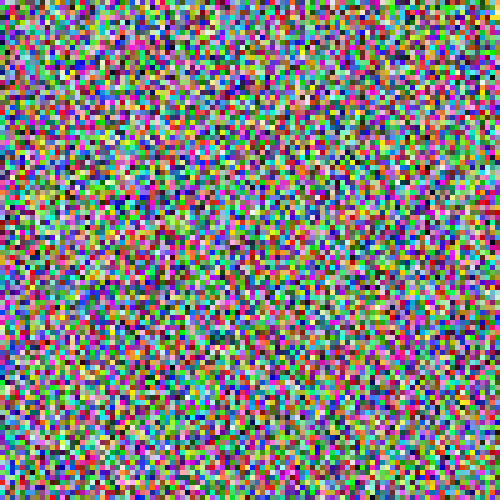
Frame 1 (no input)
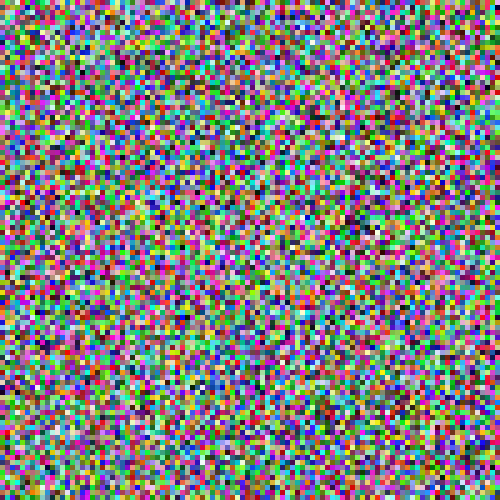
Frame 60 (the mouse pressed at the canvas centre just before this capture)
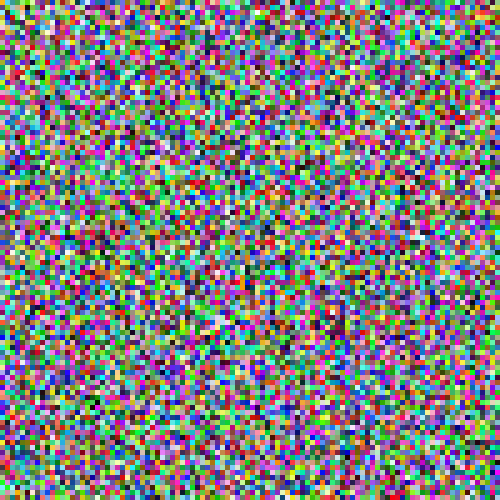
Frame 120 (the mouse held since frame 60 and released just before this capture)

The Processing sketch that drew these frames (run headless with seeded random() and noise(); from frame 60 on, the mouse is pressed at the canvas centre):

// Processing sketch: while_for_loop_example
// ── while_for_loop_example.pde
//int x = 0; this was for the while loop
int size = 5;
void setup() {
  size(500, 500);
  background(255);
}
void draw() {
  noStroke();
  //while (x < width/2) {
  //  line(x, 0, x, height/2);
  //  x = x + 10;
  //}
  for (int x=0; x < width; x = x + size) {
    //line(x, 0, x, height/2);
    for (int y=0; y < height; y = y + size) {
      fill(random(255), random(255), random(255));
      rect(x, y, size, size);
    }
  }
}
